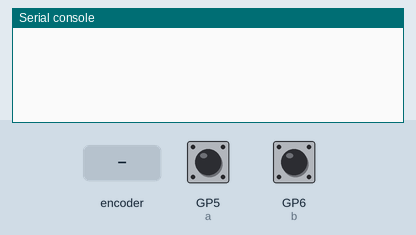
Bench run of a program on a simulated Raspberry Pi Pico running MicroPython. Parts: the last lines printed to the serial console. The inputs (shaded band) are chosen by the test bench; at power-on: GP5 (a) HIGH, GP6 (b) HIGH.

Above: at 1.2 s.
1.3 s: rotary encoder on GP5 (a) / GP6 (b) turned 1 step (first pin leading)
At 2.6 s:
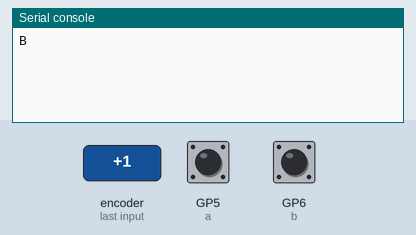
3.0 s: rotary encoder on GP5 (a) / GP6 (b) turned 1 step (first pin leading)
At 3.5 s:
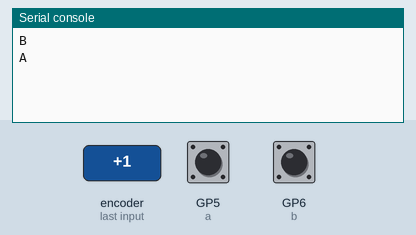

Measured:
- after the input at 1.3 s, the serial console: prints a new line after 0.05 s (image 1)
- after the input at 3.0 s, the serial console: prints a new line at once (image 2)

The program:

04_botao_a_b.py
```python
from machine import Pin
import time

a = Pin(5, Pin.IN, Pin.PULL_UP) #botao A
b = Pin(6, Pin.IN, Pin.PULL_UP)#botao b

while True:
    if a.value() == 0:
        print("A")
    if b.value() == 0:
        print("B")
    time.sleep_ms(150)
```
